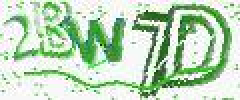
#> input picture data/org_img/1.jpg, 120 x 50 px (shown 2 times larger); its folder holds only this picture in this run
$ python img_binary3.py
#> lines starting #> are read from the running program, lines starting #| are printed output that depends on the picture; after the words box and inside, x2 and y2 are one past the last pixel; in counts of white or black regions, pixels touching at a corner belong together
# 针对不定位粘连双字体有噪含干扰线验证码的二值化处理
import cv2

def blackBlur(img, scope, c): # 去除黑噪点，观察某黑点周围scope范围的环境，如果白点超过一定数量c，则去除
    x_size=img.shape[0]
    y_size=img.shape[1]
    re = img
    for y in range(y_size):
        for x in range(x_size):
            if(re[x,y]==255):
                continue
            count=0
            i = x - scope
            while (i<=x+scope):
                if (i < 0 or i >= x_size):
                    i=i+1
                    continue
                j = y - scope
                while (j<=y+scope):
                    if(j<0 or j>=y_size):
                        j=j+1
                        continue
                    if(img[i,j]==0):
                        count=count+1
                    j = j + 1
                if (count >= c):
                    break
                i = i + 1
            if(count<c):
                re[x,y]=255
    return re

x=1
while (x<100):
    GrayImage=cv2.imread('./data/org_img/%s.jpg'%x,0) # 读入灰度图片
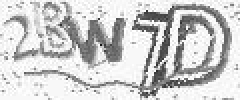
#> GrayImage: shape (50, 120) (shown 2 times larger); min 20, max 255, mean 204.9
    th1 = cv2.adaptiveThreshold(GrayImage,255,cv2.ADAPTIVE_THRESH_MEAN_C, cv2.THRESH_BINARY,233,7) # 二值化
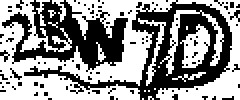
#> th1: shape (50, 120) (shown 2 times larger); 55.8% white; 99 black regions (97 under 20 px), largest, box (x1, y1, x2, y2) and area: (12, 0, 116, 50) 1367, (1, 0, 64, 36) 1031
    GrayImage= cv2.medianBlur(th1,3) # 去噪
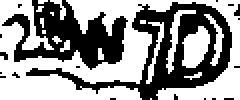
#> GrayImage: shape (50, 120) (shown 2 times larger); 57.6% white; 19 black regions (17 under 20 px), largest, box (x1, y1, x2, y2) and area: (13, 1, 116, 50) 1418, (1, 0, 64, 35) 1064
    for j in range(GrayImage.shape[1]):
        for i in range(GrayImage.shape[0]):
            if (th1[i,j] == 0):
                th1[i,j] = GrayImage[i,j]
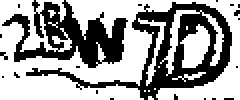
#> th1: shape (50, 120) (shown 2 times larger); 61.8% white; 21 black regions (19 under 20 px), largest, box (x1, y1, x2, y2) and area: (13, 1, 116, 50) 1280, (1, 0, 64, 34) 957
    th1=blackBlur(th1, 2, 7) # 调整（更好地去除黑噪点）
#> after the loop in blackBlur, `for y in range(y_size):`:
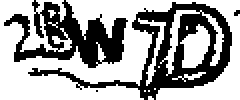
#> re: shape (50, 120) (shown 2 times larger); 62.8% white; 4 black regions (2 under 20 px), largest, box (x1, y1, x2, y2) and area: (14, 1, 116, 50) 1272, (2, 0, 64, 34) 951
#> (the run stopped early here; a loop or call above may not have finished)
